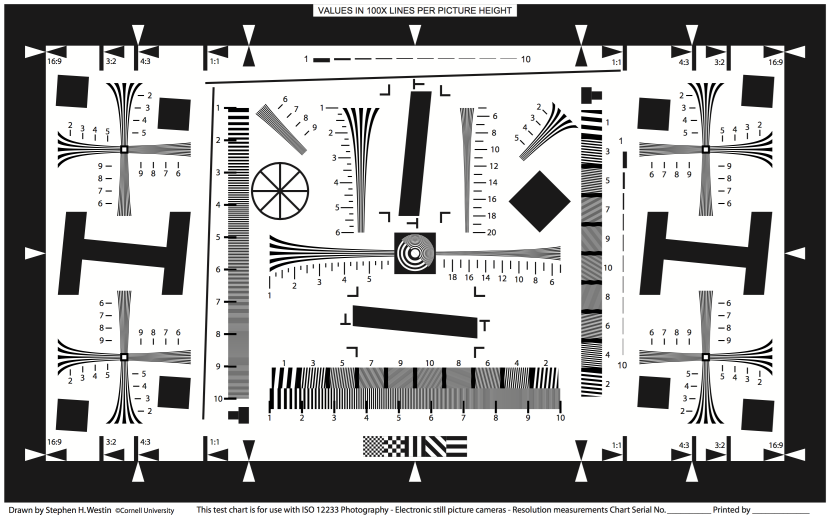
#> input picture apps/CameraITS2.0/test_images/ISO12233.png, 2486 x 1544 px (shown at 1/3 size)
$ python -i cv2_image_processing_utils.py   (imports and definitions only)   (older library calls are emulated)
#> lines starting #> are read from the running program, lines starting #| are printed output that depends on the picture
# Copyright 2016 The Android Open Source Project
#
# Licensed under the Apache License, Version 2.0 (the "License");
# you may not use this file except in compliance with the License.
# You may obtain a copy of the License at
#
#      http://www.apache.org/licenses/LICENSE-2.0
#
# Unless required by applicable law or agreed to in writing, software
# distributed under the License is distributed on an "AS IS" BASIS,
# WITHOUT WARRANTIES OR CONDITIONS OF ANY KIND, either express or implied.
# See the License for the specific language governing permissions and
# limitations under the License.


import logging
import math
import os
import unittest

import numpy


import cv2
import camera_properties_utils
import capture_request_utils
import image_processing_utils

ANGLE_CHECK_TOL = 1  # degrees
ANGLE_NUM_MIN = 10  # Minimum number of angles for find_angle() to be valid


# [2 lines that did not run here, left out]
CHART_HEIGHT = 13.5  # cm
CHART_DISTANCE_RFOV = 31.0  # cm
CHART_DISTANCE_WFOV = 22.0  # cm
CHART_SCALE_START = 0.65
CHART_SCALE_STOP = 1.35
CHART_SCALE_STEP = 0.025

CIRCLE_AR_ATOL = 0.1  # circle aspect ratio tolerance
CIRCLISH_ATOL = 0.10  # contour area vs ideal circle area & aspect ratio TOL
CIRCLISH_LOW_RES_ATOL = 0.15  # loosen for low res images
CIRCLE_MIN_PTS = 20
CIRCLE_RADIUS_NUMPTS_THRESH = 2  # contour num_pts/radius: empirically ~3x

CV2_RED = (255, 0, 0)  # color in cv2 to draw lines

FOV_THRESH_SUPER_TELE = 40
FOV_THRESH_TELE = 60
FOV_THRESH_WFOV = 90

LOW_RES_IMG_THRESH = 320 * 240

RGB_GRAY_WEIGHTS = (0.299, 0.587, 0.114)  # RGB to Gray conversion matrix

SCALE_RFOV_IN_WFOV_BOX = 0.67
SCALE_TELE_IN_RFOV_BOX = 0.67
SCALE_TELE_IN_WFOV_BOX = 0.5

SQUARE_AREA_MIN_REL = 0.05  # Minimum size for square relative to image area
SQUARE_TOL = 0.1  # Square W vs H mismatch RTOL

# [1 line that did not run here, left out]

VGA_HEIGHT = 480
VGA_WIDTH = 640


# [50 lines left out: functions find_all_contours, calc_chart_scaling, scale_img, gray_scale_img, not called in this run]


class Chart(object):
  """Definition for chart object.

  Defines PNG reference file, chart, size, distance and scaling range.
  """

  # [330 lines left out: functions __init__, _set_scale_factors_to_one, _calc_scale_factors, locate, component_shape, find_circle and 1 more, not called in this run]


def get_angle(input_img):
  """Computes anglular inclination of chessboard in input_img.

  Args:
    input_img (2D numpy.ndarray): Grayscale image stored as a 2D numpy array.
  Returns:
    Median angle of squares in degrees identified in the image.

  Angle estimation algorithm description:
    Input: 2D grayscale image of chessboard.
    Output: Angle of rotation of chessboard perpendicular to
            chessboard. Assumes chessboard and camera are parallel to
            each other.

    1) Use adaptive threshold to make image binary
    2) Find countours
    3) Filter out small contours
    4) Filter out all non-square contours
    5) Compute most common square shape.
        The assumption here is that the most common square instances are the
        chessboard squares. We've shown that with our current tuning, we can
        robustly identify the squares on the sensor fusion chessboard.
    6) Return median angle of most common square shape.

  USAGE NOTE: This function has been tuned to work for the chessboard used in
  the sensor_fusion tests. See images in test_images/rotated_chessboard/ for
  sample captures. If this function is used with other chessboards, it may not
  work as expected.
  """
  # Tuning parameters
  square_area_min = (float)(input_img.shape[1] * SQUARE_AREA_MIN_REL)

  # Creates copy of image to avoid modifying original.
  img = numpy.array(input_img, copy=True)

  # Scale pixel values from 0-1 to 0-255
  img *= 255
  img = img.astype(numpy.uint8)
  img_thresh = cv2.adaptiveThreshold(
      img, 255, cv2.ADAPTIVE_THRESH_MEAN_C, cv2.THRESH_BINARY, 201, 2)

  # Find all contours.
  contours = find_all_contours(img_thresh)

  # Filter contours to squares only.
  square_contours = []
  for contour in contours:
    rect = cv2.minAreaRect(contour)
    _, (width, height), angle = rect

    # Skip non-squares
    if not numpy.isclose(width, height, rtol=SQUARE_TOL):
      continue

    # Remove very small contours: usually just tiny dots due to noise.
    area = cv2.contourArea(contour)
    if area < square_area_min:
      continue

    square_contours.append(contour)

  areas = []
  for contour in square_contours:
    area = cv2.contourArea(contour)
    areas.append(area)

  median_area = numpy.median(areas)

  filtered_squares = []
  filtered_angles = []
  for square in square_contours:
    area = cv2.contourArea(square)
    if not numpy.isclose(area, median_area, rtol=SQUARE_TOL):
      continue

    filtered_squares.append(square)
    _, (width, height), angle = cv2.minAreaRect(square)
    filtered_angles.append(angle)

  if len(filtered_angles) < ANGLE_NUM_MIN:
    logging.debug(
        'A frame had too few angles to be processed. '
        'Num of angles: %d, MIN: %d', len(filtered_angles), ANGLE_NUM_MIN)
    return None

  return numpy.median(filtered_angles)


class Cv2ImageProcessingUtilsTests(unittest.TestCase):
  """Unit tests for this module."""

  # [44 lines left out: functions test_get_angle_identify_unrotated_chessboard_angle, test_get_angle_identify_rotated_chessboard_angle, not called in this run]


# [2 lines not run here, left out]

>>> import cv2
>>> picture = cv2.cvtColor(cv2.imread('../test_images/ISO12233.png'), cv2.COLOR_BGR2RGB)
>>> result = get_angle(picture)
#> in get_angle, `img *= 255`:
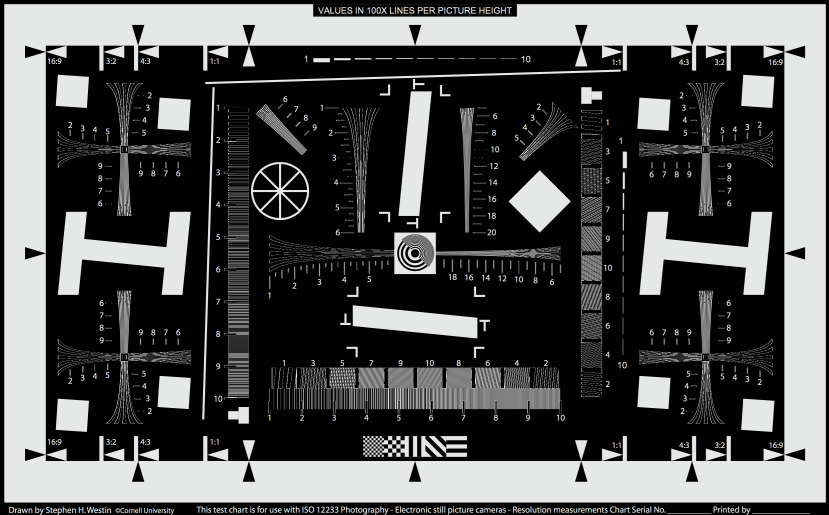
#> img: shape (1544, 2486, 3) (shown at 1/3 size); mean R, G, B 82.4, 82.7, 83.3
#> (the run stopped early here; a loop or call above may not have finished)

$ run again, on apps/CameraITS/pymodules/its/test_images/rotated_chessboards/normal_15_ccw.jpg
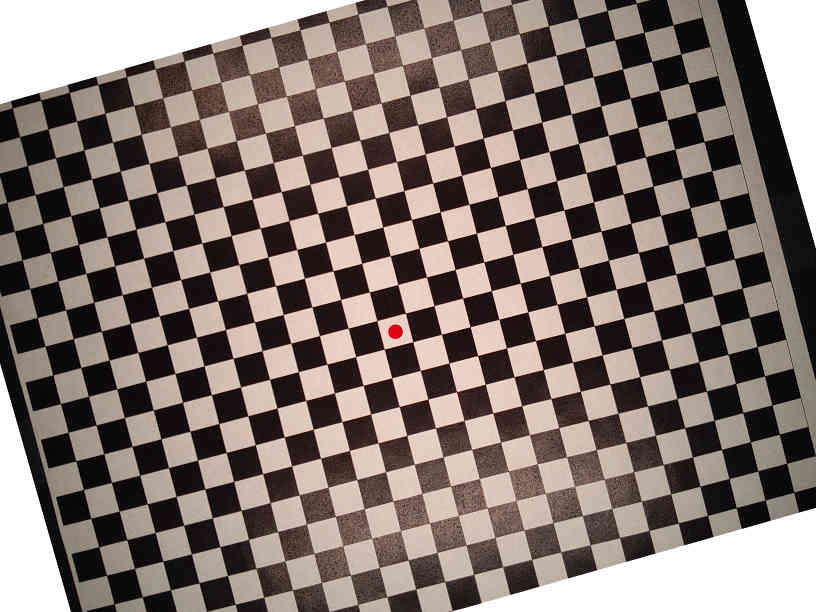
#> input picture apps/CameraITS/pymodules/its/test_images/rotated_chessboards/normal_15_ccw.jpg, 816 x 612 px
#> in get_angle, `img *= 255`:
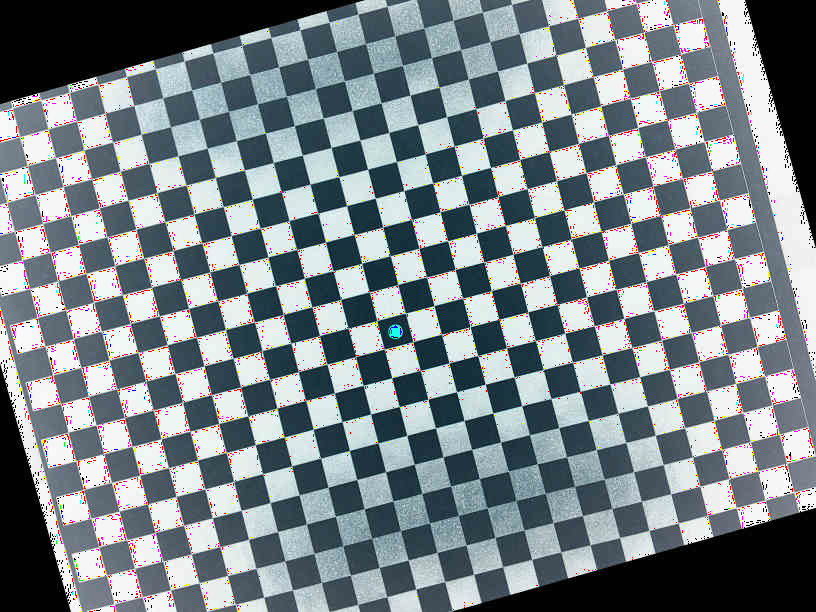
#> img: shape (612, 816, 3); mean R, G, B 124, 133.1, 138.2
